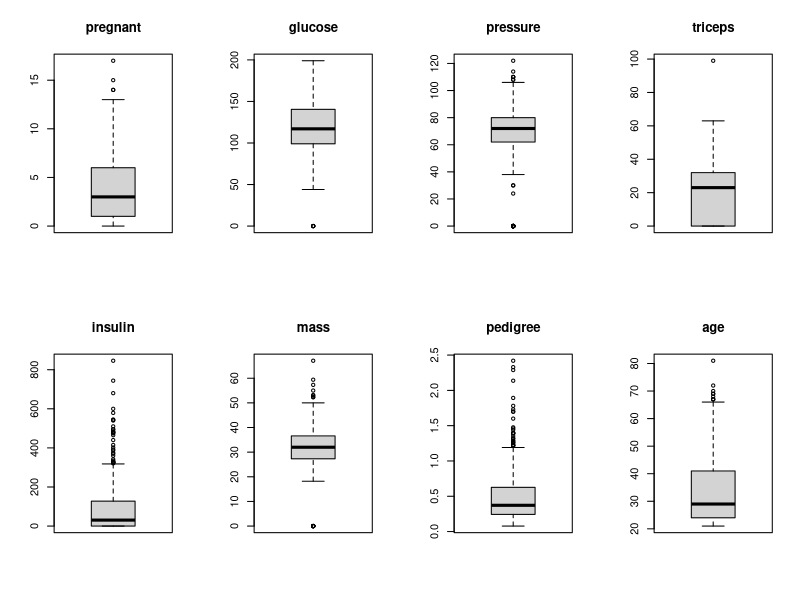
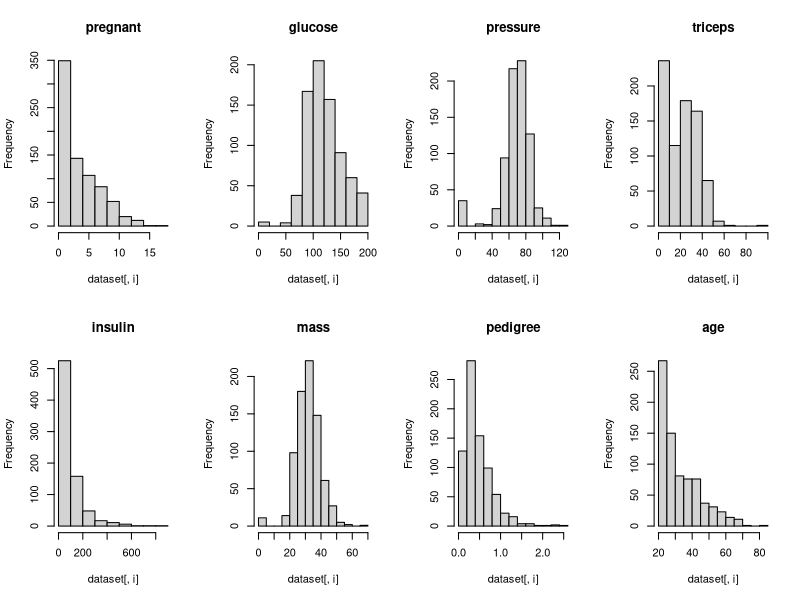
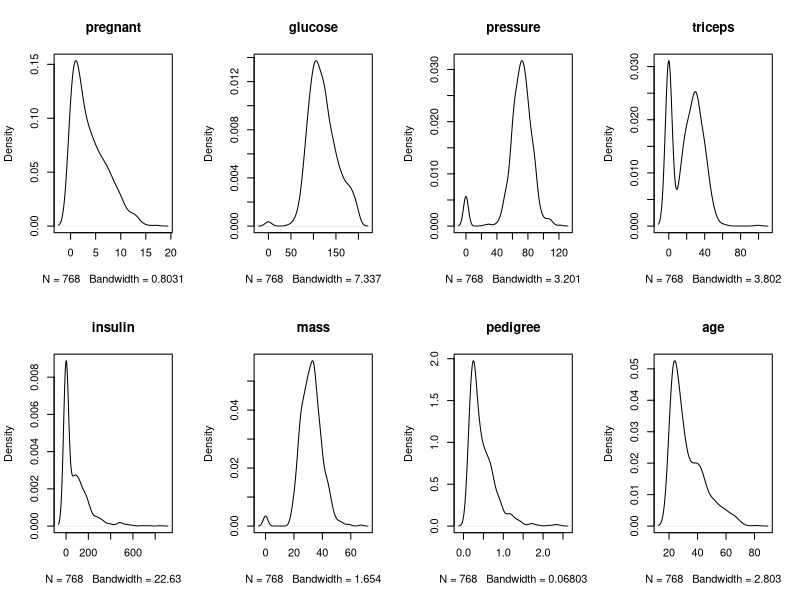
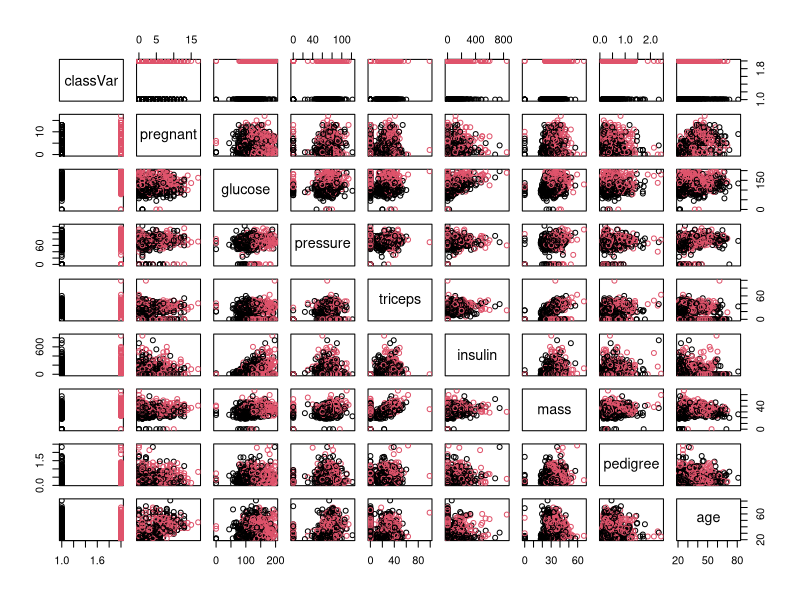
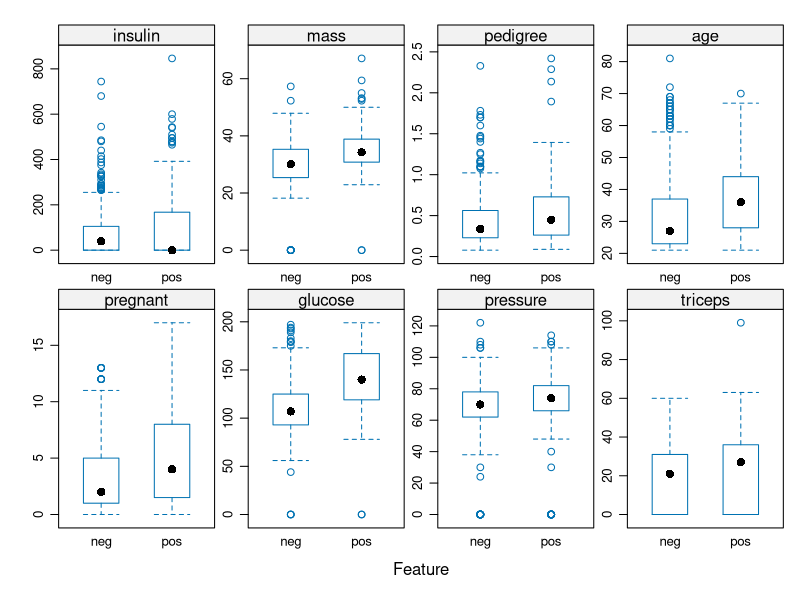
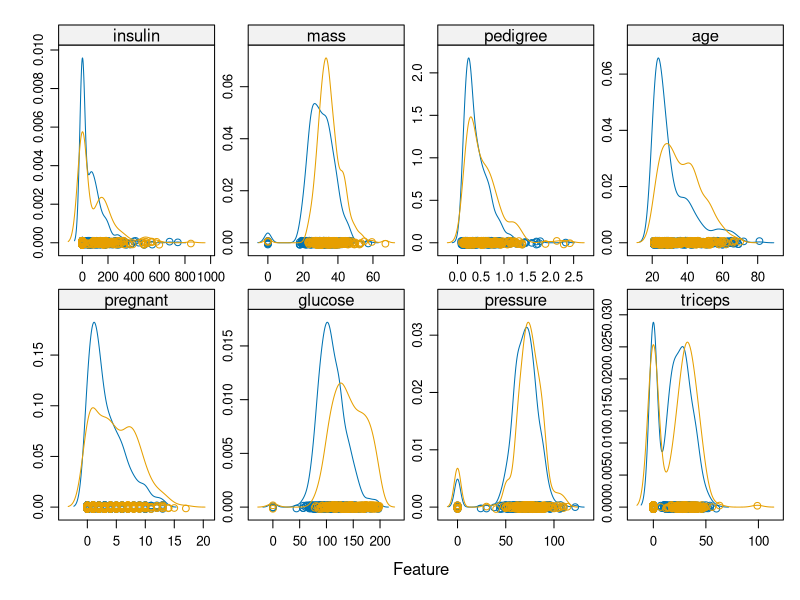
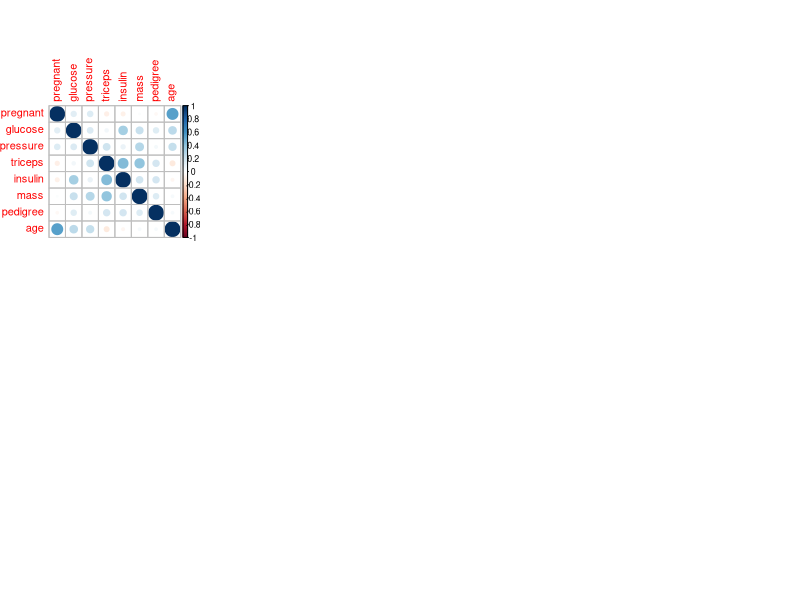

Reproduce these figures in R, in order. (Note: this script raises an error after producing the figures.)
## ---- chunk 1
knitr::opts_chunk$set(echo = TRUE)
## ---- chunk 2
library(mlbench)
library(caret)
library(corrplot)
## ---- chunk 3
seedNum <- 888
data(PimaIndiansDiabetes)
dataset <- PimaIndiansDiabetes
# Rename the class column to a standard label
colnames(dataset)[9] <- "classVar"
## ---- chunk 4
# Not applicable for this iteration of the project.
## ---- chunk 5
dim(dataset)
## ---- chunk 6
sapply(dataset, class)
## ---- chunk 7
head(dataset)
## ---- chunk 8
x <- dataset[,1:8]
y <- dataset[,9]
cbind(freq=table(y), percentage=prop.table(table(y))*100)
## ---- chunk 9
cor(x)
## ---- chunk 10
summary(dataset)
## ---- chunk 11
# boxplots for each attribute
par(mfrow=c(2,4))
for(i in 1:8) {
	boxplot(dataset[,i], main=names(dataset)[i])
}
## ---- chunk 12
# histograms each attribute
par(mfrow=c(2,4))
for(i in 1:8) {
	hist(dataset[,i], main=names(dataset)[i])
}
## ---- chunk 13
# density plot for each attribute
par(mfrow=c(2,4))
for(i in 1:8) {
	plot(density(dataset[,i]), main=names(dataset)[i])
}
## ---- chunk 14
# scatterplot matrix colored by class
pairs(classVar~., data=dataset, col=dataset$classVar)
## ---- chunk 15
# box and whisker plots for each attribute by class
scales <- list(x=list(relation="free"), y=list(relation="free"))
featurePlot(x=x, y=y, plot="box", scales=scales)
## ---- chunk 16
# density plots for each attribute by class value
featurePlot(x=x, y=y, plot="density", scales=scales)
## ---- chunk 17
# correlation plot
correlations <- cor(x)
corrplot(correlations, method="circle")
## ---- chunk 18
# Not applicable for this iteration of the project.
# Mark missing values
# invalid <- 0
# dataset$pressure[dataset$pressure==invalid] <- NA
# dataset$mass[dataset$mass==invalid] <- NA
# dataset$glucose[dataset$glucose==invalid] <- NA
# # Impute missing values
# dataset$pressure <- with(dataset, impute(pressure, mean))
# dataset$mass <- with(dataset, impute(mass, mean))
# dataset$glucose <- with(dataset, impute(glucose, mean))
## ---- chunk 19
# Not applicable for this iteration of the project.
## ---- chunk 20
# Not applicable for this iteration of the project.
## ---- chunk 21
# Run algorithms using 10-fold cross validation
control <- trainControl(method="repeatedcv", number=10, repeats=3)
metricTarget <- "Accuracy"
## ---- chunk 22
# Linear Regression (Regression)
# Algorithm not applicable for this project
#set.seed(seedNum)
#fit.lm <- train(classVar~., data=dataset, method="lm", metric=metricTarget, trControl=control)
## ---- chunk 23
# Logistic Regression (Regression/Classification)
set.seed(seedNum)
fit.glm <- train(classVar~., data=dataset, method="glm", metric=metricTarget, trControl=control)
## ---- chunk 24
# Linear/Quadratic Discriminant Analysis (Regression/Classification)
set.seed(seedNum)
fit.lda <- train(classVar~., data=dataset, method="lda", metric=metricTarget, trControl=control)
## ---- chunk 25
# Decision Tree - CART (Regression/Classification)
set.seed(seedNum)
fit.cart <- train(classVar~., data=dataset, method="rpart", metric=metricTarget, trControl=control)
## ---- chunk 26
# Naive Bayes (Classification)
set.seed(seedNum)
fit.nb <- train(classVar~., data=dataset, method="nb", metric=metricTarget, trControl=control)
## ---- chunk 27
# k-Nearest Neighbors (Regression/Classification)
set.seed(seedNum)
fit.knn <- train(classVar~., data=dataset, method="knn", metric=metricTarget, trControl=control)
## ---- chunk 28
# Support Vector Machine (Classification)
set.seed(seedNum)
fit.svm <- train(classVar~., data=dataset, method="svmRadial", metric=metricTarget, trControl=control)
## ---- chunk 29
# Bagged CART (Regression/Classification)
set.seed(seedNum)
fit.bagcart <- train(classVar~., data=dataset, method="treebag", metric=metricTarget, trControl=control)
## ---- chunk 30
# Random Forest (Regression/Classification)
set.seed(seedNum)
fit.rf <- train(classVar~., data=dataset, method="rf", metric=metricTarget, trControl=control)
## ---- chunk 31
# AdaBoost (Classification)
set.seed(seedNum)
fit.ada <- train(classVar~., data=dataset, method="adaboost", metric=metricTarget, trControl=control)
## ---- chunk 32
# Stochastic Gradient Boosting (Regression/Classification)
set.seed(seedNum)
fit.gbm <- train(classVar~., data=dataset, method="gbm", metric=metricTarget, trControl=control)
## ---- chunk 33
# Neural Network (Regression/Classification)
set.seed(seedNum)
fit.nnet <- train(classVar~., data=dataset, method="nnet", metric=metricTarget, trControl=control)
## ---- chunk 34
#results <- resamples(list(LM=fit.lm, LogReg=fit.glm, LDA=fit.lda, CART=fit.cart, NB=fit.nb, kNN=fit.knn, SVM=fit.svm, BagCART=fit.bagcart, RF=fit.rf, AdaBoost=fit.ada, GBM=fit.gbm, NNet=fit.nnet))
results <- resamples(list(LogReg=fit.glm, LDA=fit.lda, CART=fit.cart, NB=fit.nb, kNN=fit.knn, SVM=fit.svm, BagCART=fit.bagcart, RF=fit.rf, AdaBoost=fit.ada, GBM=fit.gbm, NNet=fit.nnet))
summary(results)
dotplot(results)
## ---- chunk 35
# Tuning algorithm #1 - Logistic Regression
# GLM requires no tuning parameters.
set.seed(seedNum)
fit.final1 <- fit.glm
print(fit.final1)
## ---- chunk 36
# Tuning algorithm #2 - Linear/Quadratic Discriminant Analysis
# LDA requires no tuning parameters.
set.seed(seedNum)
fit.final2 <- fit.lda
print(fit.final2)
## ---- chunk 37
# Tuning algorithm #3 - Stochastic Gradient Boosting
set.seed(seedNum)
fit.final3 <- fit.lda
grid <- expand.grid(.n.trees=c(100, 250, 500), .shrinkage=c(0, 0.001, 0.1, 0.2, 0.3, 0.5, 1), .interaction.depth=c(1,2,3), .n.minobsinnode=c(1, 2, 3))
fit.final3 <- train(classVar~., data=dataset, method="gbm", metric="Accuracy", tuneGrid=grid, trControl=control)
plot(fit.final3)
print(fit.final3)
## ---- chunk 38
results <- resamples(list(LogReg=fit.final1, LDA=fit.final2, GBM=fit.final3))
summary(results)
dotplot(results)
## ---- chunk 39
# Not applicable for this iteration of the project.
## ---- chunk 40
# Not applicable for this iteration of the project.
## ---- chunk 41
# Not applicable for this iteration of the project.
